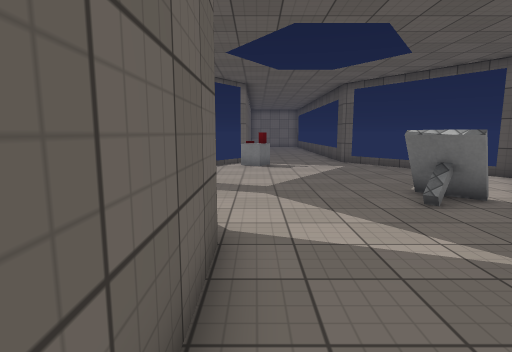
[1] (above)

15 first-person views from a walk through a scene from a Unity 3-D project. The camera is 1.5 m above the floor, tilts 8° down and sees 80° across. The floor is counted in squares, 1 m on a side. Each view is taken from the middle of a square. On the plan, view 1 faces up. The plan holds only what a view shows up to about 15 squares ahead; the rest is blank. Surface patterns are stand-ins for the level's own textures.

[2]
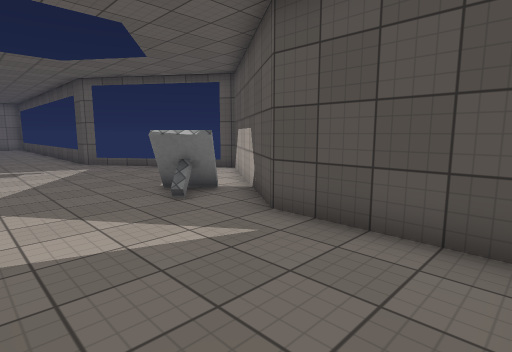

[3]
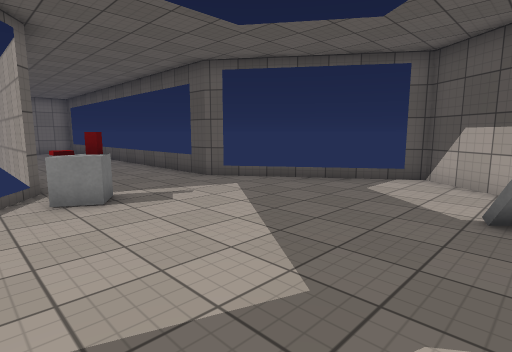

[4]
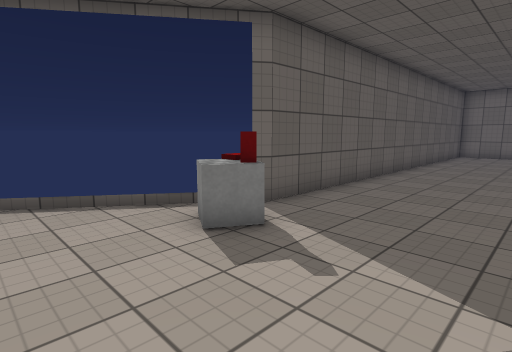

[5]
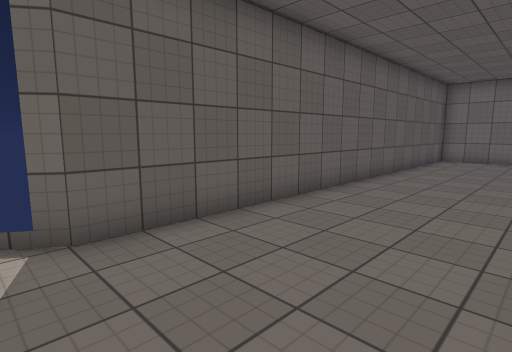

[6]
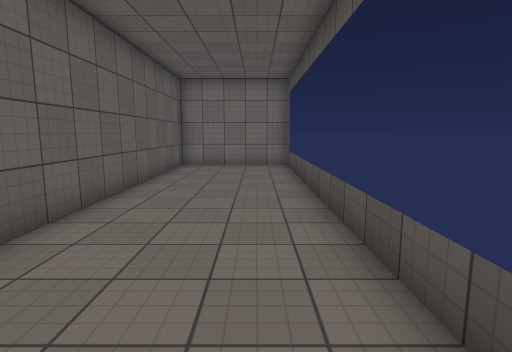

[7]
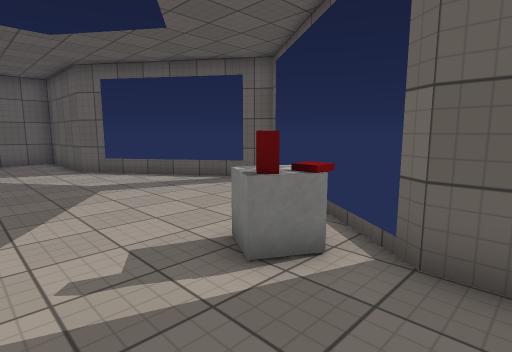

[8]
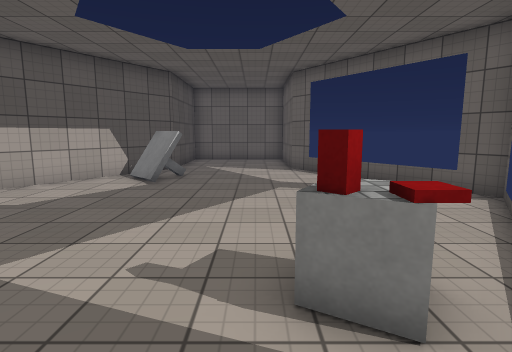

[9]
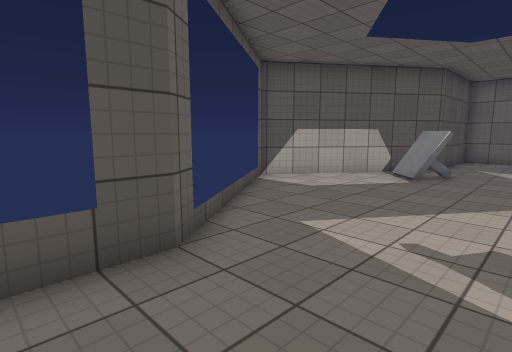

[10]
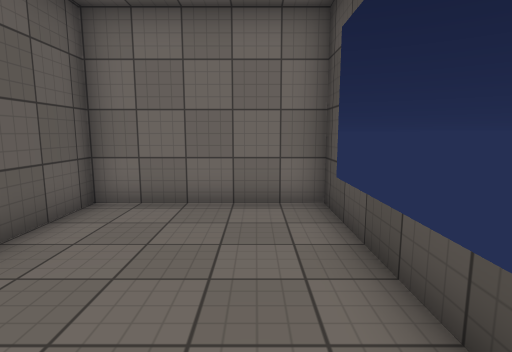

[11]
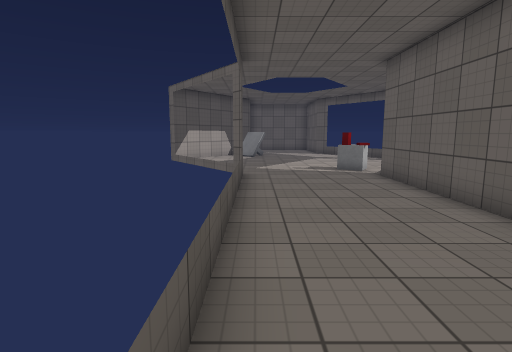

[12]
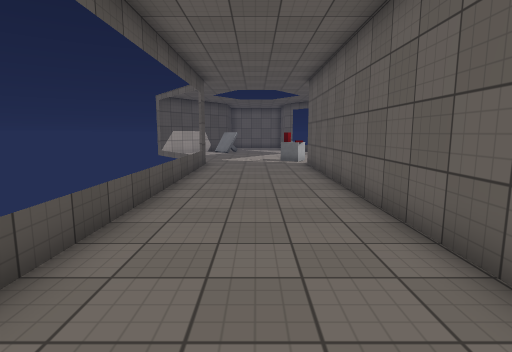

[13]
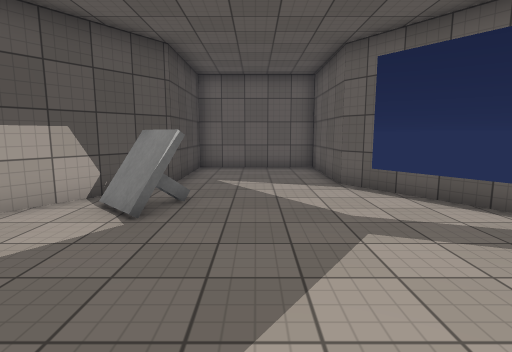

[14]
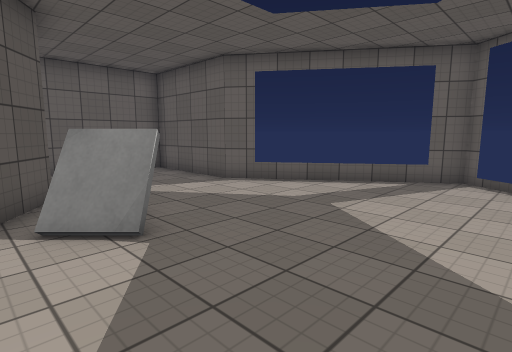

[15]
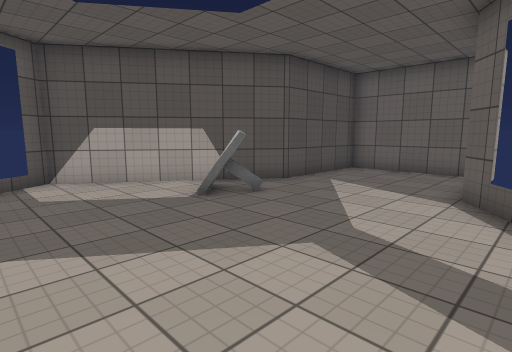

### Floor plan
Points are (right, up) in squares from view 1. A wall is a line through its corners. A room is listed if a view was taken in it or the views show most of it. See-through windows are left out.
Room 1 (views 1, 2, 3, 4, 5, 6, 7, 8, 9, 10, 11, 12, 13, 14, 15)
walls: (5.5, 14.6) (4.5, 16) (4.5, 33.5) (-0.5, 33.5) (-0.5, 16) (-1.6, 14.6); (-4.5, 10.5) (-4.8, 10) (-0.5, 4) (-0.5, -0.5) (4.5, -0.5) (4.5, 4) (8.7, 10) (7.7, 11.5)
low walls: (-3.9, 11.2) (-4.4, 10.6)
objects: cube (-1, 14); red block (0, 14) to (0, 15); cube (1, 14); other object (4, 6) to (5, 7)

Where each view was taken, in squares from view 1:
view 1: 0 up, 0 right, facing up
view 2: 0 up, 0 right, facing up-right
view 3: 7 up, 2 left, facing up-right
view 4: 11 up, 4 right, facing up-left
view 5: 15 up, 4 right, facing up-left
view 6: 19 up, 3 right, facing up
view 7: 17 up, 3 right, facing down-left
view 8: 17 up, 1 right, facing down
view 9: 18 up, 1 right, facing down-right
view 10: 27 up, 3 right, facing up
view 11: 27 up, 4 right, facing down
view 12: 31 up, 2 right, facing down
view 13: 13 up, 2 right, facing down
view 14: 12 up, 6 right, facing down-left
view 15: 12 up, 2 left, facing down-right
